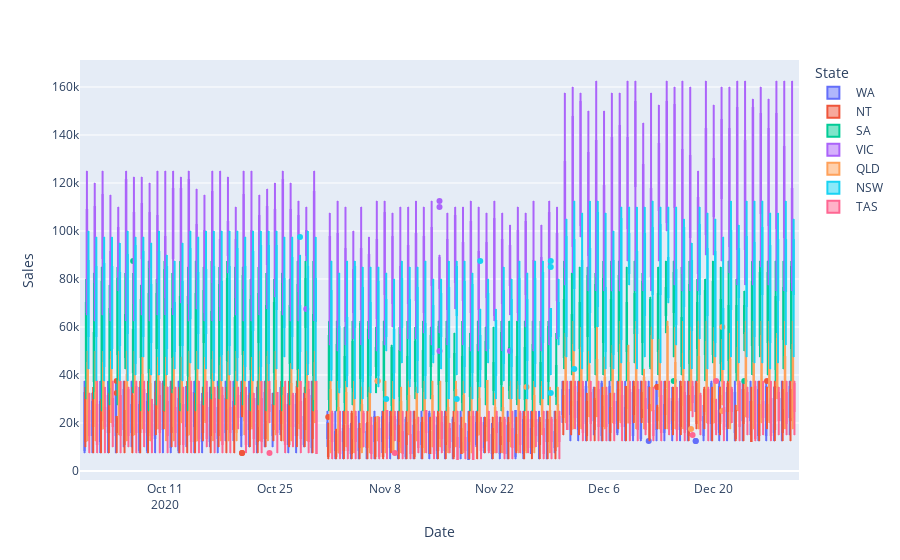

Write notebook code for a chart like this one.
### Code cell
# Daily Sales Statistics grouped by State.
fig = px.box(sales_df, x = 'Date', y='Sales', color='State')
fig.update_traces(boxmean=True)
fig.show()

### Figure 1 — Plotly figure (JSON) as saved in the notebook; plotly's stock layout.template omitted (floating-point values rounded to 4 significant figures; data arrays with more than 128 entries replaced by an {"elided": "..."} marker saying what was removed)
{"data": [{"alignmentgroup": "True", "boxmean": true, "hovertemplate": "State= WA<br>Date=%{x}<br>Sales=%{y}<extra></extra>", "legendgroup": " WA", "marker": {"color": "#636efa"}, "name": " WA", "notched": false, "offsetgroup": " WA", "orientation": "v", "showlegend": true, "type": "box", "x": {"elided": "1080 str values"}, "x0": " ", "xaxis": "x", "y": {"elided": "1080 int values"}, "y0": " ", "yaxis": "y"}, {"alignmentgroup": "True", "boxmean": true, "hovertemplate": "State= NT<br>Date=%{x}<br>Sales=%{y}<extra></extra>", "legendgroup": " NT", "marker": {"color": "#EF553B"}, "name": " NT", "notched": false, "offsetgroup": " NT", "orientation": "v", "showlegend": true, "type": "box", "x": {"elided": "1080 str values"}, "x0": " ", "xaxis": "x", "y": {"elided": "1080 int values"}, "y0": " ", "yaxis": "y"}, {"alignmentgroup": "True", "boxmean": true, "hovertemplate": "State= SA<br>Date=%{x}<br>Sales=%{y}<extra></extra>", "legendgroup": " SA", "marker": {"color": "#00cc96"}, "name": " SA", "notched": false, "offsetgroup": " SA", "orientation": "v", "showlegend": true, "type": "box", "x": {"elided": "1080 str values"}, "x0": " ", "xaxis": "x", "y": {"elided": "1080 int values"}, "y0": " ", "yaxis": "y"}, {"alignmentgroup": "True", "boxmean": true, "hovertemplate": "State= VIC<br>Date=%{x}<br>Sales=%{y}<extra></extra>", "legendgroup": " VIC", "marker": {"color": "#ab63fa"}, "name": " VIC", "notched": false, "offsetgroup": " VIC", "orientation": "v", "showlegend": true, "type": "box", "x": {"elided": "1080 str values"}, "x0": " ", "xaxis": "x", "y": {"elided": "1080 int values"}, "y0": " ", "yaxis": "y"}, {"alignmentgroup": "True", "boxmean": true, "hovertemplate": "State= QLD<br>Date=%{x}<br>Sales=%{y}<extra></extra>", "legendgroup": " QLD", "marker": {"color": "#FFA15A"}, "name": " QLD", "notched": false, "offsetgroup": " QLD", "orientation": "v", "showlegend": true, "type": "box", "x": {"elided": "1080 str values"}, "x0": " ", "xaxis": "x", "y": {"elided": "1080 int values"}, "y0": " ", "yaxis": "y"}, {"alignmentgroup": "True", "boxmean": true, "hovertemplate": "State= NSW<br>Date=%{x}<br>Sales=%{y}<extra></extra>", "legendgroup": " NSW", "marker": {"color": "#19d3f3"}, "name": " NSW", "notched": false, "offsetgroup": " NSW", "orientation": "v", "showlegend": true, "type": "box", "x": {"elided": "1080 str values"}, "x0": " ", "xaxis": "x", "y": {"elided": "1080 int values"}, "y0": " ", "yaxis": "y"}, {"alignmentgroup": "True", "boxmean": true, "hovertemplate": "State= TAS<br>Date=%{x}<br>Sales=%{y}<extra></extra>", "legendgroup": " TAS", "marker": {"color": "#FF6692"}, "name": " TAS", "notched": false, "offsetgroup": " TAS", "orientation": "v", "showlegend": true, "type": "box", "x": {"elided": "1080 str values"}, "x0": " ", "xaxis": "x", "y": {"elided": "1080 int values"}, "y0": " ", "yaxis": "y"}], "layout": {"boxmode": "group", "legend": {"title": {"text": "State"}, "tracegroupgap": 0}, "margin": {"t": 60}, "xaxis": {"anchor": "y", "domain": [0, 1], "title": {"text": "Date"}}, "yaxis": {"anchor": "x", "domain": [0, 1], "title": {"text": "Sales"}}}}
